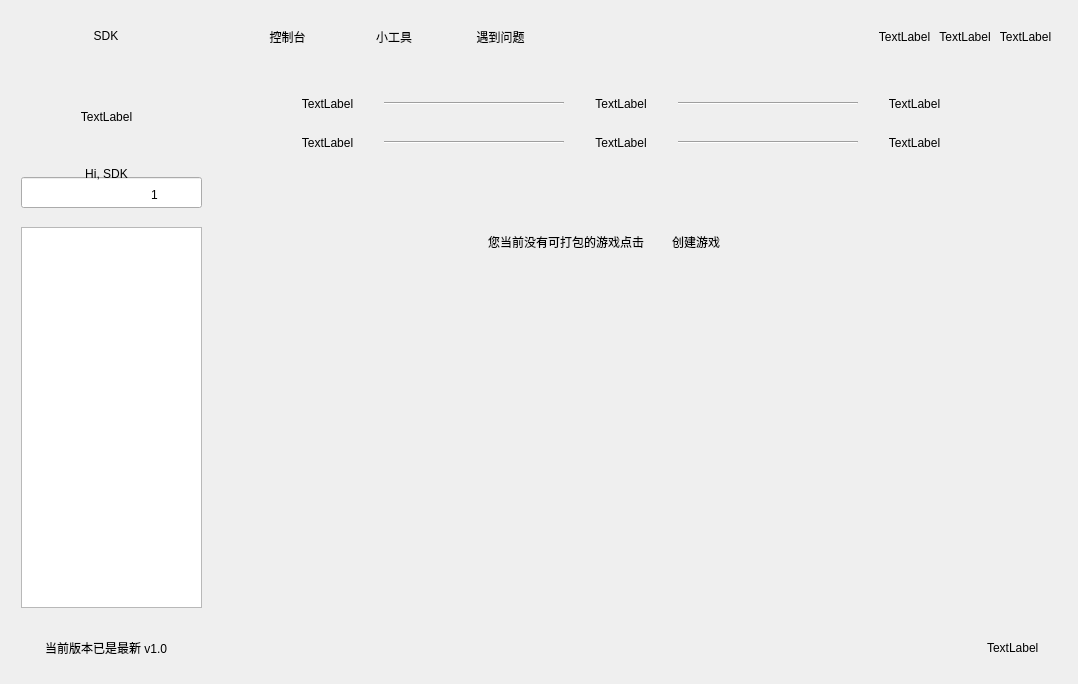
<?xml version="1.0" encoding="UTF-8"?>
<ui version="4.0">
 <class>Form</class>
 <widget class="QWidget" name="Form">
  <property name="geometry">
   <rect>
    <x>0</x>
    <y>0</y>
    <width>1078</width>
    <height>682</height>
   </rect>
  </property>
  <property name="windowTitle">
   <string>Form</string>
  </property>
  <layout class="QHBoxLayout" name="horizontalLayout">
   <item>
    <layout class="QVBoxLayout" name="verticalLayout">
     <item>
      <widget class="QWidget" name="widget" native="true">
       <property name="minimumSize">
        <size>
         <width>200</width>
         <height>50</height>
        </size>
       </property>
       <widget class="QLabel" name="label_2">
        <property name="geometry">
         <rect>
          <x>20</x>
          <y>10</y>
          <width>150</width>
          <height>30</height>
         </rect>
        </property>
        <property name="sizePolicy">
         <sizepolicy hsizetype="Preferred" vsizetype="Preferred">
          <horstretch>0</horstretch>
          <verstretch>0</verstretch>
         </sizepolicy>
        </property>
        <property name="minimumSize">
         <size>
          <width>150</width>
          <height>30</height>
         </size>
        </property>
        <property name="text">
         <string>SDK</string>
        </property>
        <property name="alignment">
         <set>Qt::AlignCenter</set>
        </property>
       </widget>
      </widget>
     </item>
     <item>
      <widget class="QWidget" name="widget_2" native="true">
       <property name="minimumSize">
        <size>
         <width>200</width>
         <height>550</height>
        </size>
       </property>
       <widget class="QLineEdit" name="lineEdit">
        <property name="geometry">
         <rect>
          <x>10</x>
          <y>110</y>
          <width>181</width>
          <height>31</height>
         </rect>
        </property>
       </widget>
       <widget class="QLabel" name="label_4">
        <property name="geometry">
         <rect>
          <x>140</x>
          <y>120</y>
          <width>21</width>
          <height>16</height>
         </rect>
        </property>
        <property name="text">
         <string>1</string>
        </property>
       </widget>
       <widget class="QListView" name="listView">
        <property name="geometry">
         <rect>
          <x>10</x>
          <y>160</y>
          <width>181</width>
          <height>381</height>
         </rect>
        </property>
       </widget>
       <widget class="QWidget" name="layoutWidget">
        <property name="geometry">
         <rect>
          <x>50</x>
          <y>10</y>
          <width>91</width>
          <height>108</height>
         </rect>
        </property>
        <layout class="QVBoxLayout" name="verticalLayout_3">
         <item>
          <widget class="QLabel" name="label">
           <property name="minimumSize">
            <size>
             <width>80</width>
             <height>80</height>
            </size>
           </property>
           <property name="text">
            <string>TextLabel</string>
           </property>
           <property name="alignment">
            <set>Qt::AlignCenter</set>
           </property>
          </widget>
         </item>
         <item>
          <widget class="QLabel" name="label_3">
           <property name="minimumSize">
            <size>
             <width>80</width>
             <height>20</height>
            </size>
           </property>
           <property name="text">
            <string>Hi, SDK</string>
           </property>
           <property name="alignment">
            <set>Qt::AlignCenter</set>
           </property>
          </widget>
         </item>
        </layout>
       </widget>
      </widget>
     </item>
     <item>
      <widget class="QWidget" name="widget_7" native="true">
       <property name="minimumSize">
        <size>
         <width>200</width>
         <height>50</height>
        </size>
       </property>
       <widget class="QLabel" name="label_6">
        <property name="geometry">
         <rect>
          <x>20</x>
          <y>10</y>
          <width>150</width>
          <height>30</height>
         </rect>
        </property>
        <property name="minimumSize">
         <size>
          <width>150</width>
          <height>30</height>
         </size>
        </property>
        <property name="text">
         <string>当前版本已是最新 v1.0</string>
        </property>
        <property name="alignment">
         <set>Qt::AlignCenter</set>
        </property>
       </widget>
      </widget>
     </item>
    </layout>
   </item>
   <item>
    <layout class="QVBoxLayout" name="verticalLayout_2">
     <item>
      <widget class="QWidget" name="widget_4" native="true">
       <property name="minimumSize">
        <size>
         <width>850</width>
         <height>50</height>
        </size>
       </property>
       <widget class="QWidget" name="layoutWidget">
        <property name="geometry">
         <rect>
          <x>20</x>
          <y>10</y>
          <width>314</width>
          <height>32</height>
         </rect>
        </property>
        <layout class="QHBoxLayout" name="horizontalLayout_3">
         <item>
          <widget class="QLabel" name="label_8">
           <property name="minimumSize">
            <size>
             <width>100</width>
             <height>30</height>
            </size>
           </property>
           <property name="text">
            <string>控制台</string>
           </property>
           <property name="alignment">
            <set>Qt::AlignCenter</set>
           </property>
          </widget>
         </item>
         <item>
          <widget class="QLabel" name="label_9">
           <property name="minimumSize">
            <size>
             <width>100</width>
             <height>30</height>
            </size>
           </property>
           <property name="text">
            <string>小工具</string>
           </property>
           <property name="alignment">
            <set>Qt::AlignCenter</set>
           </property>
          </widget>
         </item>
         <item>
          <widget class="QLabel" name="label_10">
           <property name="minimumSize">
            <size>
             <width>100</width>
             <height>30</height>
            </size>
           </property>
           <property name="text">
            <string>遇到问题</string>
           </property>
           <property name="alignment">
            <set>Qt::AlignCenter</set>
           </property>
          </widget>
         </item>
        </layout>
       </widget>
       <widget class="QWidget" name="layoutWidget">
        <property name="geometry">
         <rect>
          <x>660</x>
          <y>10</y>
          <width>176</width>
          <height>32</height>
         </rect>
        </property>
        <layout class="QHBoxLayout" name="horizontalLayout_4">
         <item>
          <widget class="QLabel" name="label_13">
           <property name="minimumSize">
            <size>
             <width>50</width>
             <height>30</height>
            </size>
           </property>
           <property name="text">
            <string>TextLabel</string>
           </property>
           <property name="alignment">
            <set>Qt::AlignCenter</set>
           </property>
          </widget>
         </item>
         <item>
          <widget class="QLabel" name="label_11">
           <property name="minimumSize">
            <size>
             <width>50</width>
             <height>30</height>
            </size>
           </property>
           <property name="text">
            <string>TextLabel</string>
           </property>
           <property name="alignment">
            <set>Qt::AlignCenter</set>
           </property>
          </widget>
         </item>
         <item>
          <widget class="QLabel" name="label_12">
           <property name="minimumSize">
            <size>
             <width>50</width>
             <height>30</height>
            </size>
           </property>
           <property name="text">
            <string>TextLabel</string>
           </property>
           <property name="alignment">
            <set>Qt::AlignCenter</set>
           </property>
          </widget>
         </item>
        </layout>
       </widget>
      </widget>
     </item>
     <item>
      <widget class="QWidget" name="widget_3" native="true">
       <property name="minimumSize">
        <size>
         <width>850</width>
         <height>550</height>
        </size>
       </property>
       <widget class="QWidget" name="widget_6" native="true">
        <property name="geometry">
         <rect>
          <x>29</x>
          <y>119</y>
          <width>791</width>
          <height>391</height>
         </rect>
        </property>
        <widget class="QWidget" name="layoutWidget">
         <property name="geometry">
          <rect>
           <x>220</x>
           <y>40</y>
           <width>288</width>
           <height>32</height>
          </rect>
         </property>
         <layout class="QHBoxLayout" name="horizontalLayout_2">
          <item>
           <widget class="QLabel" name="label_20">
            <property name="minimumSize">
             <size>
              <width>200</width>
              <height>30</height>
             </size>
            </property>
            <property name="text">
             <string>您当前没有可打包的游戏点击</string>
            </property>
            <property name="alignment">
             <set>Qt::AlignCenter</set>
            </property>
           </widget>
          </item>
          <item>
           <widget class="QLabel" name="label_21">
            <property name="minimumSize">
             <size>
              <width>80</width>
              <height>30</height>
             </size>
            </property>
            <property name="text">
             <string>创建游戏</string>
            </property>
           </widget>
          </item>
         </layout>
        </widget>
       </widget>
       <widget class="QWidget" name="layoutWidget_4">
        <property name="geometry">
         <rect>
          <x>60</x>
          <y>20</y>
          <width>688</width>
          <height>72</height>
         </rect>
        </property>
        <layout class="QVBoxLayout" name="verticalLayout_4">
         <item>
          <layout class="QHBoxLayout" name="horizontalLayout_6">
           <item>
            <widget class="QLabel" name="label_22">
             <property name="minimumSize">
              <size>
               <width>100</width>
               <height>30</height>
              </size>
             </property>
             <property name="text">
              <string>TextLabel</string>
             </property>
             <property name="alignment">
              <set>Qt::AlignCenter</set>
             </property>
            </widget>
           </item>
           <item>
            <widget class="Line" name="line_5">
             <property name="minimumSize">
              <size>
               <width>180</width>
               <height>30</height>
              </size>
             </property>
             <property name="orientation">
              <enum>Qt::Horizontal</enum>
             </property>
            </widget>
           </item>
           <item>
            <widget class="QLabel" name="label_23">
             <property name="minimumSize">
              <size>
               <width>100</width>
               <height>30</height>
              </size>
             </property>
             <property name="text">
              <string>TextLabel</string>
             </property>
             <property name="alignment">
              <set>Qt::AlignCenter</set>
             </property>
            </widget>
           </item>
           <item>
            <widget class="Line" name="line_6">
             <property name="minimumSize">
              <size>
               <width>180</width>
               <height>30</height>
              </size>
             </property>
             <property name="orientation">
              <enum>Qt::Horizontal</enum>
             </property>
            </widget>
           </item>
           <item>
            <widget class="QLabel" name="label_24">
             <property name="minimumSize">
              <size>
               <width>100</width>
               <height>30</height>
              </size>
             </property>
             <property name="text">
              <string>TextLabel</string>
             </property>
             <property name="alignment">
              <set>Qt::AlignCenter</set>
             </property>
            </widget>
           </item>
          </layout>
         </item>
         <item>
          <layout class="QHBoxLayout" name="horizontalLayout_5">
           <item>
            <widget class="QLabel" name="label_19">
             <property name="minimumSize">
              <size>
               <width>100</width>
               <height>30</height>
              </size>
             </property>
             <property name="text">
              <string>TextLabel</string>
             </property>
             <property name="alignment">
              <set>Qt::AlignCenter</set>
             </property>
            </widget>
           </item>
           <item>
            <widget class="Line" name="line">
             <property name="minimumSize">
              <size>
               <width>180</width>
               <height>30</height>
              </size>
             </property>
             <property name="orientation">
              <enum>Qt::Horizontal</enum>
             </property>
            </widget>
           </item>
           <item>
            <widget class="QLabel" name="label_18">
             <property name="minimumSize">
              <size>
               <width>100</width>
               <height>30</height>
              </size>
             </property>
             <property name="text">
              <string>TextLabel</string>
             </property>
             <property name="alignment">
              <set>Qt::AlignCenter</set>
             </property>
            </widget>
           </item>
           <item>
            <widget class="Line" name="line_2">
             <property name="minimumSize">
              <size>
               <width>180</width>
               <height>30</height>
              </size>
             </property>
             <property name="orientation">
              <enum>Qt::Horizontal</enum>
             </property>
            </widget>
           </item>
           <item>
            <widget class="QLabel" name="label_17">
             <property name="minimumSize">
              <size>
               <width>100</width>
               <height>30</height>
              </size>
             </property>
             <property name="text">
              <string>TextLabel</string>
             </property>
             <property name="alignment">
              <set>Qt::AlignCenter</set>
             </property>
            </widget>
           </item>
          </layout>
         </item>
        </layout>
       </widget>
      </widget>
     </item>
     <item>
      <widget class="QWidget" name="widget_5" native="true">
       <property name="minimumSize">
        <size>
         <width>850</width>
         <height>50</height>
        </size>
       </property>
       <widget class="QLabel" name="label_5">
        <property name="geometry">
         <rect>
          <x>770</x>
          <y>0</y>
          <width>80</width>
          <height>50</height>
         </rect>
        </property>
        <property name="minimumSize">
         <size>
          <width>80</width>
          <height>50</height>
         </size>
        </property>
        <property name="text">
         <string>TextLabel</string>
        </property>
       </widget>
      </widget>
     </item>
    </layout>
   </item>
  </layout>
 </widget>
 <resources/>
 <connections/>
</ui>
